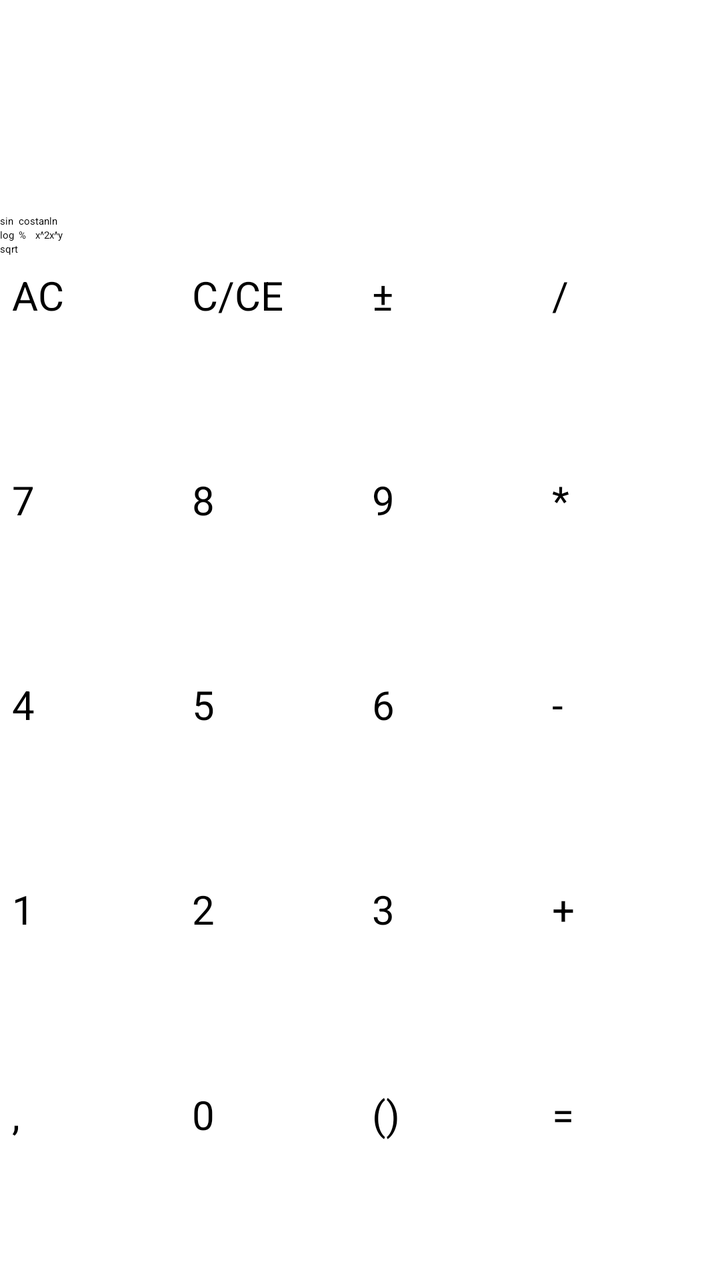
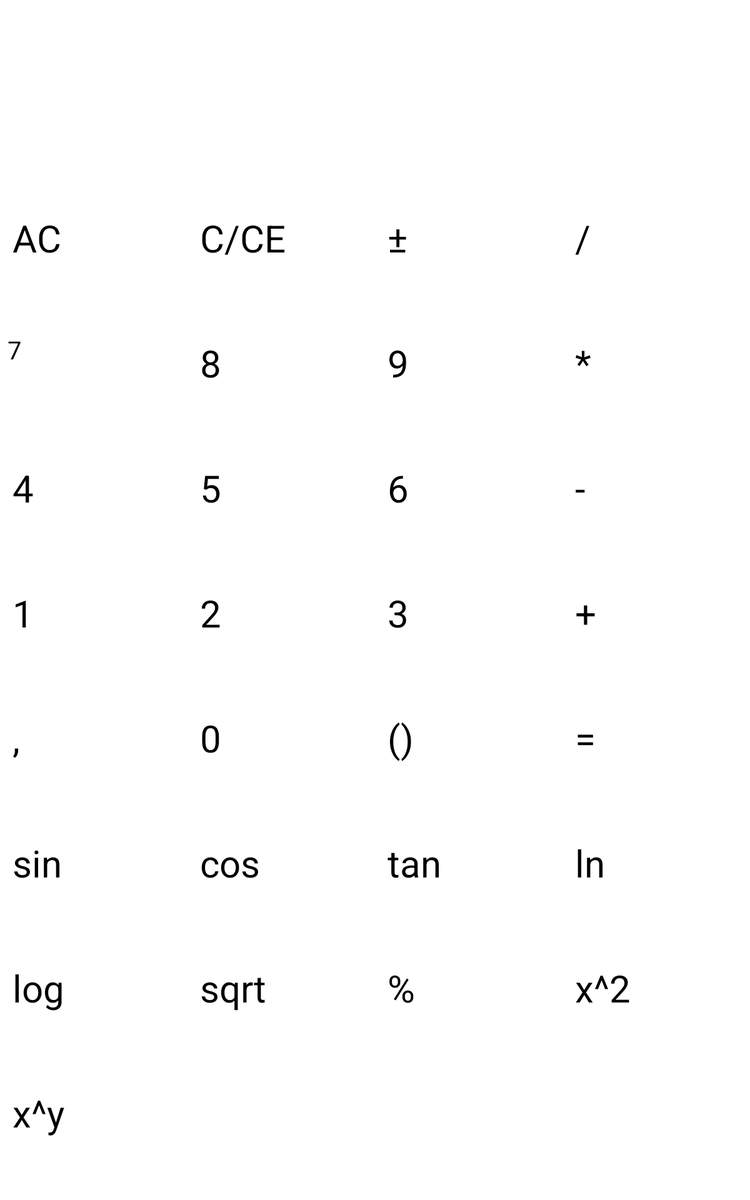

One screen, two layout resources from the same app: the default and the repository's alternative for another configuration. Each is rendered where Android would select it; the XML of both is given below.
<!-- AndroidManifest.xml: application theme Theme.CalculatorJava -->
<!-- res/layout/advanced.xml -->
<?xml version="1.0" encoding="utf-8"?>
<LinearLayout xmlns:android="http://schemas.android.com/apk/res/android"
    xmlns:app="http://schemas.android.com/apk/res-auto"
    xmlns:tools="http://schemas.android.com/tools"
    android:layout_width="match_parent"
    android:layout_height="match_parent"
    android:orientation="vertical"
    tools:context=".MainActivity">

    <LinearLayout
        android:layout_width="match_parent"
        android:layout_height="wrap_content"
        android:gravity="end"
        android:orientation="vertical">

        <TextView
            android:id="@+id/textExpression"
            android:layout_width="wrap_content"
            android:layout_height="wrap_content"
            android:textSize="30sp" />

        <TextView
            android:id="@+id/textResult"
            android:layout_width="wrap_content"
            android:layout_height="wrap_content"
            android:textSize="50sp" />

    </LinearLayout>

    <TableLayout
        android:layout_width="match_parent"
        android:layout_height="wrap_content">

        <TableRow
            android:layout_width="match_parent"
            android:layout_height="match_parent"
            >

            <Button
                android:id="@+id/buttonSin"
                android:layout_width="wrap_content"
                android:layout_height="wrap_content"
                android:text="@string/btn_sin" />

            <Button
                android:id="@+id/buttonCos"
                android:layout_width="wrap_content"
                android:layout_height="wrap_content"
                android:text="@string/btn_cos" />

            <Button
                android:id="@+id/buttonTan"
                android:layout_width="wrap_content"
                android:layout_height="wrap_content"
                android:text="@string/btn_tan" />

            <Button
                android:id="@+id/buttonLn"
                android:layout_width="wrap_content"
                android:layout_height="wrap_content"
                android:text="@string/btn_ln" />

        </TableRow>

        <TableRow
            android:layout_width="match_parent"
            android:layout_height="match_parent" >

            <Button
                android:id="@+id/buttonLog"
                android:layout_width="wrap_content"
                android:layout_height="wrap_content"
                android:text="@string/btn_log" />

            <Button
                android:id="@+id/buttonProc"
                android:layout_width="wrap_content"
                android:layout_height="wrap_content"
                android:text="@string/btn_proc" />

            <Button
                android:id="@+id/button_x_2"
                android:layout_width="wrap_content"
                android:layout_height="wrap_content"
                android:text="@string/btn_x_2" />

            <Button
                android:id="@+id/button_x_y"
                android:layout_width="wrap_content"
                android:layout_height="wrap_content"
                android:text="@string/btn_x_y" />

        </TableRow>

        <TableRow
            android:layout_width="match_parent"
            android:layout_height="match_parent" >

            <Button
                android:id="@+id/buttonSqrt"
                android:layout_width="wrap_content"
                android:layout_height="wrap_content"
                android:text="@string/btn_sqrt" />
        </TableRow>

    </TableLayout>

    <GridLayout
        android:layout_width="match_parent"
        android:layout_height="match_parent"
        android:columnCount="4"
        android:rowCount="5">

        <Button
            android:id="@+id/buttonAC"
            style="@style/numButton"
            android:layout_row="0"
            android:layout_column="0"
            android:text="@string/buttonAC" />

        <Button
            android:id="@+id/button7"
            style="@style/numButton"
            android:layout_row="1"
            android:layout_column="0"
            android:text="@string/btn7" />

        <Button
            android:id="@+id/button4"
            style="@style/numButton"
            android:layout_row="2"
            android:layout_column="0"
            android:text="@string/btn4" />

        <Button
            android:id="@+id/button1"
            style="@style/numButton"
            android:layout_row="3"
            android:layout_column="0"
            android:text="@string/btn1" />

        <Button
            android:id="@+id/buttonDot"
            style="@style/numButton"
            android:layout_row="4"
            android:layout_column="0"
            android:text="@string/btn_l" />

        <Button
            android:id="@+id/buttonC"
            style="@style/numButton"
            android:layout_row="0"
            android:layout_column="1"
            android:text="@string/btnC" />

        <Button
            android:id="@+id/button8"
            style="@style/numButton"
            android:layout_row="1"
            android:layout_column="1"
            android:text="@string/btn8" />

        <Button
            android:id="@+id/button5"
            style="@style/numButton"
            android:layout_row="2"
            android:layout_column="1"
            android:text="@string/btn5" />

        <Button
            android:id="@+id/button2"
            style="@style/numButton"
            android:layout_row="3"
            android:layout_column="1"
            android:text="@string/btn2" />

        <Button
            android:id="@+id/button0"
            style="@style/numButton"
            android:layout_row="4"
            android:layout_column="1"
            android:text="@string/btn0" />

        <Button
            android:id="@+id/buttonPlusMinus"
            style="@style/numButton"
            android:layout_row="0"
            android:layout_column="2"
            android:text="@string/btn_plus_min" />

        <Button
            android:id="@+id/button9"
            style="@style/numButton"
            android:layout_row="1"
            android:layout_column="2"
            android:text="@string/btn9" />

        <Button
            android:id="@+id/button6"
            style="@style/numButton"
            android:layout_row="2"
            android:layout_column="2"
            android:text="@string/btn6" />

        <Button
            android:id="@+id/button3"
            style="@style/numButton"
            android:layout_row="3"
            android:layout_column="2"
            android:text="@string/btn3" />

        <Button
            android:id="@+id/buttonBracket"
            style="@style/numButton"
            android:layout_row="4"
            android:layout_column="2"
            android:text="@string/btn_p" />

        <Button
            android:id="@+id/buttonDivide"
            style="@style/numButton"
            android:layout_row="0"
            android:layout_column="3"
            android:text="@string/btn_div" />

        <Button
            android:id="@+id/buttonMultiply"
            style="@style/numButton"
            android:layout_row="1"
            android:layout_column="3"
            android:text="@string/btn_mul" />

        <Button
            android:id="@+id/buttonMinus"
            style="@style/numButton"
            android:layout_row="2"
            android:layout_column="3"
            android:text="@string/btn_sub" />

        <Button
            android:id="@+id/buttonExit"
            style="@style/numButton"
            android:layout_row="3"
            android:layout_column="3"
            android:text="@string/btn_add" />

        <Button
            android:id="@+id/buttonEquals"
            style="@style/numButton"
            android:layout_row="4"
            android:layout_column="3"
            android:text="@string/btn_eq" />
    </GridLayout>
</LinearLayout>
<!-- resources referenced by this layout -->
<resources>
  <string name="btn0">0</string>
  <string name="btn1">1</string>
  <string name="btn2">2</string>
  <string name="btn3">3</string>
  <string name="btn4">4</string>
  <string name="btn5">5</string>
  <string name="btn6">6</string>
  <string name="btn7">7</string>
  <string name="btn8">8</string>
  <string name="btn9">9</string>
  <string name="btnC">C/CE</string>
  <string name="btn_add">+</string>
  <string name="btn_cos">cos</string>
  <string name="btn_div">/</string>
  <string name="btn_eq">=</string>
  <string name="btn_l">,</string>
  <string name="btn_ln">ln</string>
  <string name="btn_log">log</string>
  <string name="btn_mul">*</string>
  <string name="btn_p">()</string>
  <string name="btn_plus_min">±</string>
  <string name="btn_proc">%</string>
  <string name="btn_sin">sin</string>
  <string name="btn_sqrt">sqrt</string>
  <string name="btn_sub">-</string>
  <string name="btn_tan">tan</string>
  <string name="btn_x_2">x^2</string>
  <string name="btn_x_y">x^y</string>
  <string name="buttonAC">AC</string>
  <style name="numButton">
          <item name="android:textSize">20sp</item>
          <item name="android:layout_width">0dp</item>
          <item name="android:layout_height">0dp</item>
          <item name="android:layout_margin">6dp</item>
          <item name="android:layout_rowWeight">1</item>
          <item name="android:layout_columnWeight">1</item>
          <item name="android:minHeight">0dp</item>
          <item name="android:minWidth">0dp</item>
      </style>
</resources>
<!-- res/layout-sw600dp/advanced.xml (the repository's variant of the layout above) -->
<!-- drawn on a 7-inch tablet held upright -->
<?xml version="1.0" encoding="utf-8"?>
<LinearLayout xmlns:android="http://schemas.android.com/apk/res/android"
    xmlns:app="http://schemas.android.com/apk/res-auto"
    xmlns:tools="http://schemas.android.com/tools"
    android:layout_width="match_parent"
    android:layout_height="match_parent"
    android:orientation="vertical"
    tools:context=".MainActivity">

    <LinearLayout
        android:layout_width="match_parent"
        android:layout_height="wrap_content"
        android:gravity="end"
        android:orientation="vertical">

        <TextView
            android:id="@+id/textExpression"
            android:layout_width="wrap_content"
            android:layout_height="wrap_content"
            android:textSize="40sp" />

        <TextView
            android:id="@+id/textResult"
            android:layout_width="wrap_content"
            android:layout_height="wrap_content"
            android:textSize="80sp" />

    </LinearLayout>


    <GridLayout
        android:layout_width="match_parent"
        android:layout_height="match_parent"
        android:columnCount="4"
        android:rowCount="5">

        <Button
            android:id="@+id/buttonAC"
            style="@style/numButtonTablet"
            android:layout_row="0"
            android:layout_column="0"
            android:text="@string/buttonAC" />

        <Button
            android:id="@+id/button7"
            style="@style/numButton"
            android:layout_row="1"
            android:layout_column="0"
            android:text="@string/btn7" />

        <Button
            android:id="@+id/button4"
            style="@style/numButtonTablet"
            android:layout_row="2"
            android:layout_column="0"
            android:text="@string/btn4" />

        <Button
            android:id="@+id/button1"
            style="@style/numButtonTablet"
            android:layout_row="3"
            android:layout_column="0"
            android:text="@string/btn1" />

        <Button
            android:id="@+id/buttonDot"
            style="@style/numButtonTablet"
            android:layout_row="4"
            android:layout_column="0"
            android:text="@string/btn_l" />

        <Button
            android:id="@+id/buttonC"
            style="@style/numButtonTablet"
            android:layout_row="0"
            android:layout_column="1"
            android:text="@string/btnC" />

        <Button
            android:id="@+id/button8"
            style="@style/numButtonTablet"
            android:layout_row="1"
            android:layout_column="1"
            android:text="@string/btn8" />

        <Button
            android:id="@+id/button5"
            style="@style/numButtonTablet"
            android:layout_row="2"
            android:layout_column="1"
            android:text="@string/btn5" />

        <Button
            android:id="@+id/button2"
            style="@style/numButtonTablet"
            android:layout_row="3"
            android:layout_column="1"
            android:text="@string/btn2" />

        <Button
            android:id="@+id/button0"
            style="@style/numButtonTablet"
            android:layout_row="4"
            android:layout_column="1"
            android:text="@string/btn0" />

        <Button
            android:id="@+id/buttonPlusMinus"
            style="@style/numButtonTablet"
            android:layout_row="0"
            android:layout_column="2"
            android:text="@string/btn_plus_min" />

        <Button
            android:id="@+id/button9"
            style="@style/numButtonTablet"
            android:layout_row="1"
            android:layout_column="2"
            android:text="@string/btn9" />

        <Button
            android:id="@+id/button6"
            style="@style/numButtonTablet"
            android:layout_row="2"
            android:layout_column="2"
            android:text="@string/btn6" />

        <Button
            android:id="@+id/button3"
            style="@style/numButtonTablet"
            android:layout_row="3"
            android:layout_column="2"
            android:text="@string/btn3" />

        <Button
            android:id="@+id/buttonBracket"
            style="@style/numButtonTablet"
            android:layout_row="4"
            android:layout_column="2"
            android:text="@string/btn_p" />

        <Button
            android:id="@+id/buttonDivide"
            style="@style/numButtonTablet"
            android:layout_row="0"
            android:layout_column="3"
            android:text="@string/btn_div" />

        <Button
            android:id="@+id/buttonMultiply"
            style="@style/numButtonTablet"
            android:layout_row="1"
            android:layout_column="3"
            android:text="@string/btn_mul" />

        <Button
            android:id="@+id/buttonMinus"
            style="@style/numButtonTablet"
            android:layout_row="2"
            android:layout_column="3"
            android:text="@string/btn_sub" />

        <Button
            android:id="@+id/buttonExit"
            style="@style/numButtonTablet"
            android:layout_row="3"
            android:layout_column="3"
            android:text="@string/btn_add" />

        <Button
            android:id="@+id/buttonEquals"
            style="@style/numButtonTablet"
            android:layout_row="4"
            android:layout_column="3"
            android:text="@string/btn_eq" />

        <Button
            android:id="@+id/buttonSin"
            style="@style/numButtonTablet"
            android:text="@string/btn_sin" />

        <Button
            android:id="@+id/buttonCos"
            style="@style/numButtonTablet"
            android:text="@string/btn_cos" />

        <Button
            android:id="@+id/buttonTan"
            style="@style/numButtonTablet"
            android:text="@string/btn_tan" />

        <Button
            android:id="@+id/buttonLn"
            style="@style/numButtonTablet"
            android:text="@string/btn_ln" />

        <Button
            android:id="@+id/buttonLog"
            style="@style/numButtonTablet"
            android:text="@string/btn_log" />


        <Button
            android:id="@+id/buttonSqrt"
            style="@style/numButtonTablet"
            android:text="@string/btn_sqrt" />

        <Button
            android:id="@+id/buttonProc"
            style="@style/numButtonTablet"
            android:text="@string/btn_proc" />

        <Button
            android:id="@+id/button_x_2"
            style="@style/numButtonTablet"
            android:text="@string/btn_x_2" />

        <Button
            android:id="@+id/button_x_y"
            style="@style/numButtonTablet"
            android:text="@string/btn_x_y" />
    </GridLayout>
</LinearLayout>
<!-- resources referenced by the variant -->
<!-- as a 7-inch tablet held upright resolves them -->
<resources>
  <string name="btn0">0</string>
  <string name="btn1">1</string>
  <string name="btn2">2</string>
  <string name="btn3">3</string>
  <string name="btn4">4</string>
  <string name="btn5">5</string>
  <string name="btn6">6</string>
  <string name="btn7">7</string>
  <string name="btn8">8</string>
  <string name="btn9">9</string>
  <string name="btnC">C/CE</string>
  <string name="btn_add">+</string>
  <string name="btn_cos">cos</string>
  <string name="btn_div">/</string>
  <string name="btn_eq">=</string>
  <string name="btn_l">,</string>
  <string name="btn_ln">ln</string>
  <string name="btn_log">log</string>
  <string name="btn_mul">*</string>
  <string name="btn_p">()</string>
  <string name="btn_plus_min">±</string>
  <string name="btn_proc">%</string>
  <string name="btn_sin">sin</string>
  <string name="btn_sqrt">sqrt</string>
  <string name="btn_sub">-</string>
  <string name="btn_tan">tan</string>
  <string name="btn_x_2">x^2</string>
  <string name="btn_x_y">x^y</string>
  <string name="buttonAC">AC</string>
  <style name="numButton">
          <item name="android:textSize">20sp</item>
          <item name="android:layout_width">0dp</item>
          <item name="android:layout_height">0dp</item>
          <item name="android:layout_margin">6dp</item>
          <item name="android:layout_rowWeight">1</item>
          <item name="android:layout_columnWeight">1</item>
          <item name="android:minHeight">0dp</item>
          <item name="android:minWidth">0dp</item>
      </style>
  <style name="numButtonTablet">
          <item name="android:textSize">30sp</item>
          <item name="android:layout_width">0dp</item>
          <item name="android:layout_height">0dp</item>
          <item name="android:layout_margin">10dp</item>
          <item name="android:layout_rowWeight">1</item>
          <item name="android:layout_columnWeight">1</item>
          <item name="android:minHeight">0dp</item>
          <item name="android:minWidth">0dp</item>
      </style>
</resources>
